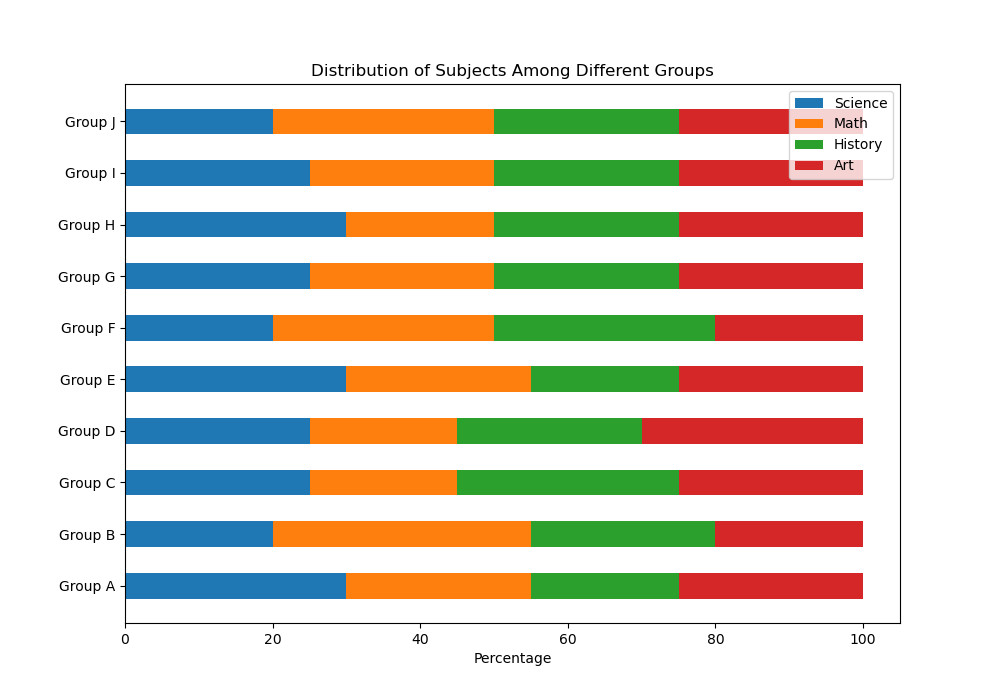

This chart was generated by the following Python code:

import matplotlib.pyplot as plt
import numpy as np

data = {
    'Category': ['Group A', 'Group B', 'Group C', 'Group D', 'Group E', 'Group F', 'Group G', 'Group H', 'Group I', 'Group J'],
    'Science': [30, 20, 25, 25, 30, 20, 25, 30, 25, 20],
    'Math': [25, 35, 20, 20, 25, 30, 25, 20, 25, 30],
    'History': [20, 25, 30, 25, 20, 30, 25, 25, 25, 25],
    'Art': [25, 20, 25, 30, 25, 20, 25, 25, 25, 25]
}

categories = data['Category']
science = data['Science']
math = data['Math']
history = data['History']
art = data['Art']

ind = np.arange(len(categories))
width = 0.5

fig, ax = plt.subplots(figsize=(10, 7))

p1 = ax.barh(ind, science, width, color='#1f77b4')
p2 = ax.barh(ind, math, width, left=science, color='#ff7f0e')
p3 = ax.barh(ind, history, width, left=np.array(science) + np.array(math), color='#2ca02c')
p4 = ax.barh(ind, art, width, left=np.array(science) + np.array(math) + np.array(history), color='#d62728')

ax.set_xlabel('Percentage')
ax.set_title('Distribution of Subjects Among Different Groups')
ax.set_yticks(ind)
ax.set_yticklabels(categories)
ax.legend((p1[0], p2[0], p3[0], p4[0]), ('Science', 'Math', 'History', 'Art'), loc='upper right')

plt.show()
